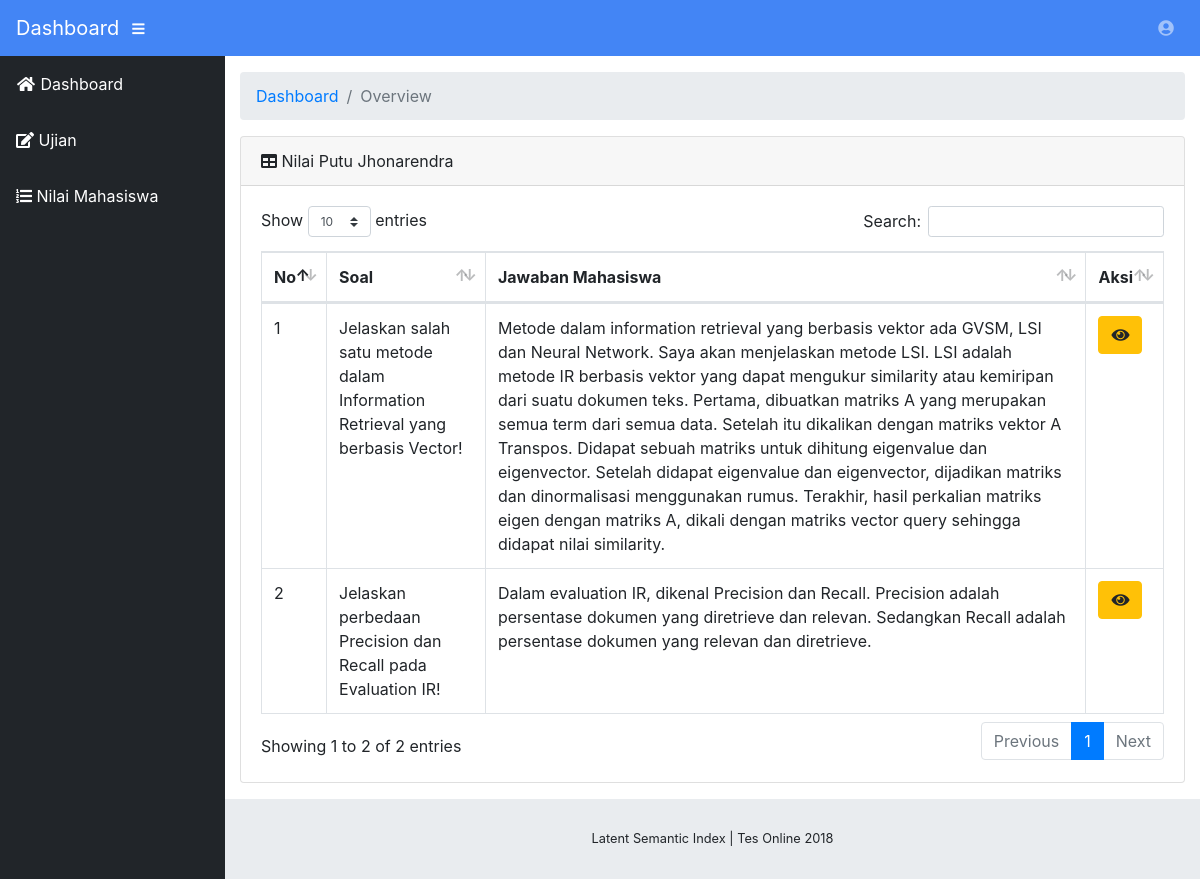
The app's page /include/dosen/index.php?page=nilai_mhs&aksi=lihat&id=1&id_ujian=1 with its own data.
### tables this page shows
CREATE TABLE `tb_mhs` (
  `id_mhs` int(10) NOT NULL AUTO_INCREMENT,
  `nama_mhs` varchar(255) DEFAULT NULL,
  `username_mhs` varchar(255) DEFAULT NULL,
  `password_mhs` varchar(255) DEFAULT NULL,
  PRIMARY KEY (`id_mhs`)
);

CREATE TABLE `tb_jawaban_mhs` (
  `id_jawaban_mhs` int(10) NOT NULL AUTO_INCREMENT,
  `id_soal` int(10) DEFAULT NULL,
  `id_mhs` int(10) DEFAULT NULL,
  `jawaban_mhs` text,
  `stem_jawaban_mhs` text,
  PRIMARY KEY (`id_jawaban_mhs`),
  KEY `id_soal` (`id_soal`),
  KEY `id_mhs` (`id_mhs`),
  CONSTRAINT `tb_jawaban_mhs_ibfk_1` FOREIGN KEY (`id_soal`) REFERENCES `tb_soal` (`id_soal`),
  CONSTRAINT `tb_jawaban_mhs_ibfk_2` FOREIGN KEY (`id_mhs`) REFERENCES `tb_mhs` (`id_mhs`)
);

CREATE TABLE `tb_soal` (
  `id_soal` int(10) NOT NULL AUTO_INCREMENT,
  `nomor_soal` int(2) DEFAULT NULL,
  `id_ujian` int(11) DEFAULT NULL,
  `soal` varchar(255) DEFAULT NULL,
  PRIMARY KEY (`id_soal`),
  KEY `id_ujian` (`id_ujian`),
  CONSTRAINT `tb_soal_ibfk_1` FOREIGN KEY (`id_ujian`) REFERENCES `tb_ujian` (`id_ujian`)
);

### include/dosen/content_lihat_nilai_mhs.php (the view, shortened to what this page needs)
<?php
  $id_mhs = $_GET['id'];
  $id_ujian = $_GET['id_ujian'];
  $nilai_mhs = mysqli_query($conn, "SELECT * FROM tb_jawaban_mhs INNER JOIN tb_mhs ON tb_mhs.`id_mhs`=tb_jawaban_mhs.`id_mhs` INNER JOIN tb_soal ON tb_soal.`id_soal`=tb_jawaban_mhs.`id_soal` WHERE tb_jawaban_mhs.`id_mhs` = $id_mhs AND id_ujian=$id_ujian ORDER BY nomor_soal");
  foreach ($nilai_mhs as $nilai) {
    $nama_mhs=$nilai['nama_mhs'];
  }
?>
<div class="card mb-3">
  <div class="card-header">
    <i class="fas fa-table"></i> Nilai <?php echo $nama_mhs?>
  </div>
  <div class="card-body">
    <div class="table-responsive">
      <table class="table table-bordered" id="dataTable" width="100%" cellspacing="0">
        <thead>
          <tr>
            <th>No</th>
            <th>Soal</th>
            <th>Jawaban Mahasiswa</th>
            <th>Aksi</th>
          </tr>
        </thead>
        <tbody>
          <?php
            foreach ($nilai_mhs as $nilai) {
          ?>
          <tr>
            <td><?php echo $nilai['nomor_soal']?></td>
            <td><?php echo $nilai['soal']?></td>
            <td><?php echo $nilai['jawaban_mhs']?></td>
            <td>
              <a href="#" data-toggle="modal" data-target="#nilaiModal<?php echo $nilai['nomor_soal'] ?>"class="btn btn-warning">
              <i class="fas fa-eye"></i>
            </a>
            </td>
          </tr>
          <?php
            }
          ?>
        </tbody>
      </table>
    </div>
  </div>
</div>

### assets/css/sb-admin.css (style rules this page uses)
html { position: relative; min-height: 100%; }
body { height: 100%; }
:root { --input-padding-x: 0.75rem; --input-padding-y: 0.75rem; }

### records on screen
tb_mhs: nama_mhs "Putu Jhonarendra"
tb_jawaban_mhs: id_soal.nomor_soal "1", id_soal.soal "Jelaskan salah satu metode dalam Information Retrieval yang berbasis Vector!", jawaban_mhs "Metode dalam information retrieval yang berbasis vektor ada GVSM, LSI dan Neural Network. Saya akan menjelaskan metode LSI. LSI adalah metode IR berbasis vektor yang dapat mengukur similarity atau kemiripan dari suatu dokumen teks. Pertama, dibuatkan matriks A yang merupakan semua term dari semua data. Setelah itu dikalikan dengan matriks vektor A Transpos. Didapat sebuah matriks untuk dihitung eigenvalue dan eigenvector. Setelah didapat eigenvalue dan eigenvector, dijadikan matriks dan dinormalisasi menggunakan rumus. Terakhir, hasil perkalian matriks eigen dengan matriks A, dikali dengan matriks vector query sehingga didapat nilai similarity."
tb_jawaban_mhs: id_soal.nomor_soal "2", id_soal.soal "Jelaskan perbedaan Precision dan Recall pada Evaluation IR!", jawaban_mhs "Dalam evaluation IR, dikenal Precision dan Recall. Precision adalah persentase dokumen yang diretrieve dan relevan. Sedangkan Recall adalah persentase dokumen yang relevan dan diretrieve."
